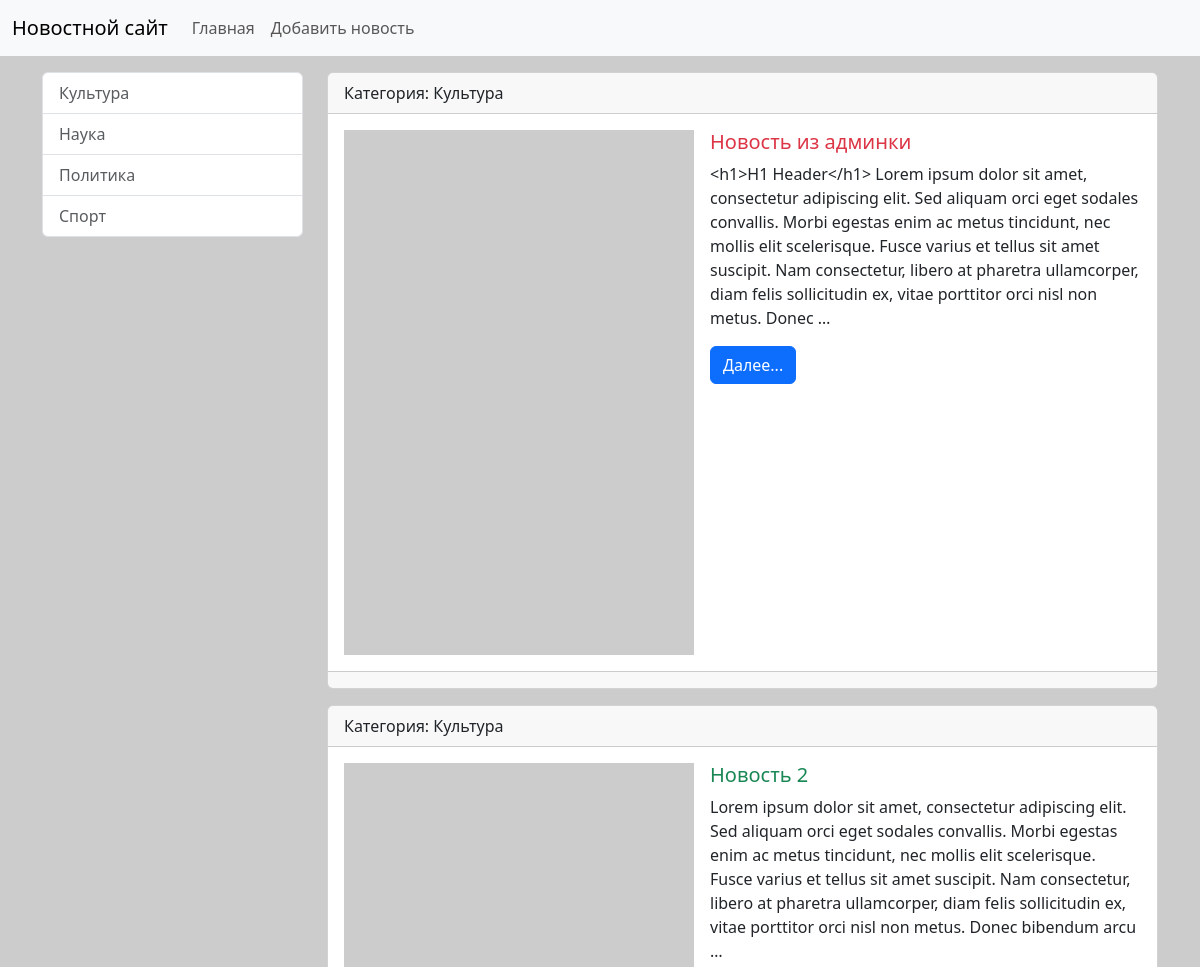
The app's page /category/1/ (upper part), older data.
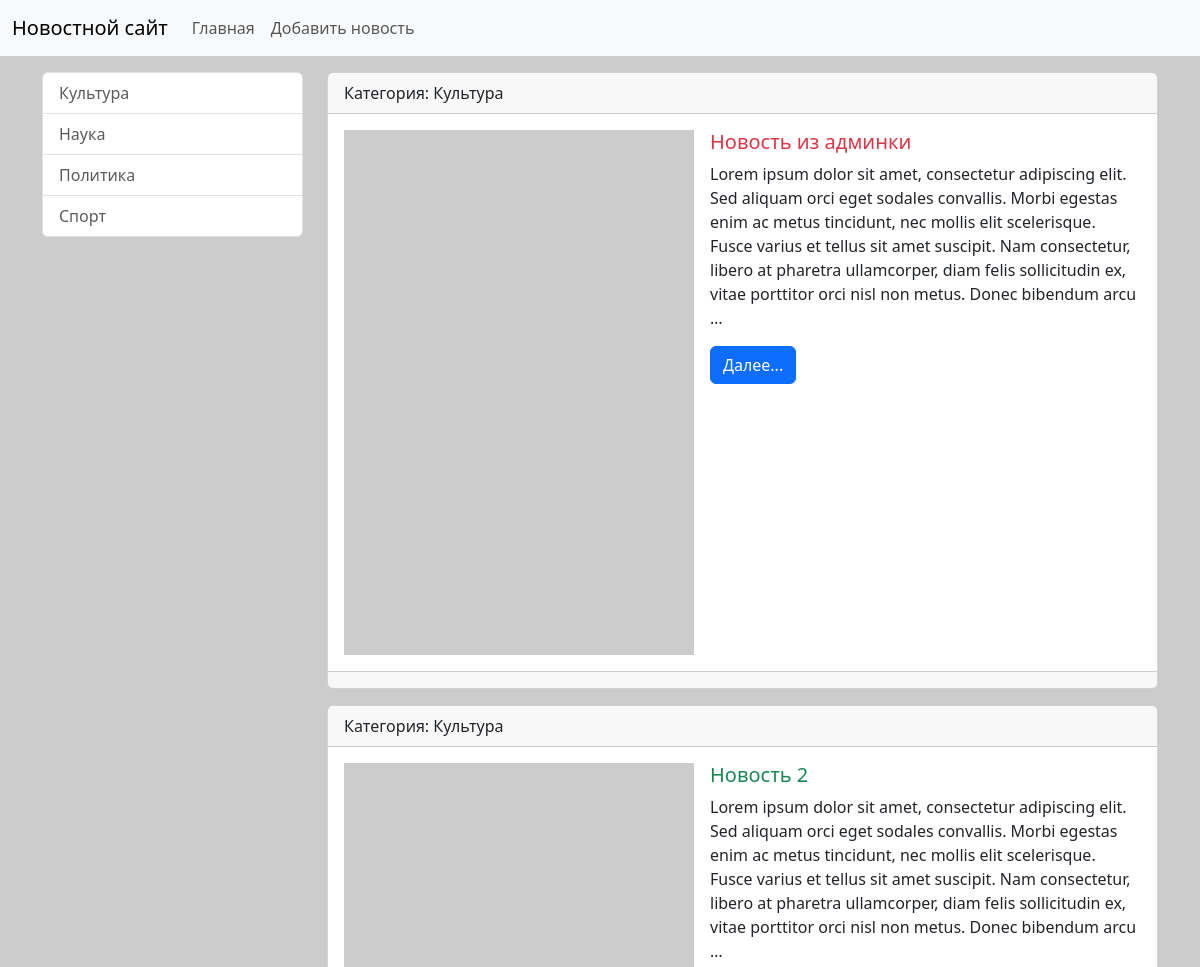
The same page, newer data.
### news/models.py (models this page shows, shortened)
class News(models.Model):
    title = models.CharField(max_length=150, verbose_name="Наименование")
    content = models.TextField(blank=True, verbose_name="Содержание")
    created_at = models.DateTimeField(auto_now_add=True, verbose_name="Дата создания")
    updated_at = models.DateTimeField(auto_now=True, verbose_name="Дата редактирования")
    photo = models.ImageField(upload_to='photos/%Y/%m/%d', verbose_name="Фото", blank=True)
    is_published = models.BooleanField(default=True, verbose_name="Опубликовано")
    category = models.ForeignKey('Category', on_delete=models.PROTECT, null=True, verbose_name = 'Категория') # Модель можно указать двумя способами: ссылкой на модель (но только в том случае, если эта модель объявлена раньше, перед указанием foreign key в другой модели) или указав имя модели - 'Category'. null=True поставлен из-за того, что category и связь с category были добавлены после того, как в БД уже были добавлены новости без категории.
    class Meta:
        verbose_name = 'Новость'    # Это правильный перевод или наименование единственного числа объекта модели, с которой мы работаем
        verbose_name_plural = 'Новости' # Это правильный перевод или наименование множественного числа объектов модели, с которой мы работаем
        ordering = ['-created_at'] # Это параметр сортировки объектов модели, с которой мы работаем ("-" означает, что в обратном порядке)
    def get_absolute_url(self):
        return reverse('view_news', kwargs={"news_id": self.pk})

class Category(models.Model):
    title = models.CharField(max_length=150, db_index=True, verbose_name = 'Наименование категории') # При наличии db_index поле индексируется и поиск полей в этой таблице / модели становится более быстрым
    def get_absolute_url(self): # Название этого метода должно быть именно таким, чтобы Django мог его распознать и использовать для получения URL-адреса объекта и это договорённость между разработчиками Django. Этот метод возвращает URL-адрес для конкретного объекта модели, который будет использовать. Также django автоматически ищет этот метод и если находит его, то в админ.панели автоматически появляется кнопка "смотреть на сайте", которая ведёт на соответствующую страницу на сайте. При другом названии метода кнопки не будет.
        return reverse('category', kwargs={"category_id": self.pk}) # Главное отличе этой фукнции от template tag в том, что она строит ссылку в python-файлах, а template tag - в html-шаблонах. Здесь мы используем имя маршрута 'category' и передаем параметр category_id, который равен первичному ключу (pk) текущего объекта категории. В результате функция reverse вернет URL-адрес для этой категории, который можно использовать в шаблонах или других частях приложения.
    class Meta:
        verbose_name = 'Категория'
        verbose_name_plural = 'Категории'
        ordering = ('title', )

### news/views.py (the view)
# urls.py: path('category/<int:category_id>/', get_category, name='category'),
def get_category(request, category_id):
    news = News.objects.filter(category_id=category_id)
    category = Category.objects.get(pk=category_id)
    return render(request, 'news/category.html', { 'news': news, 'category': category})

### news/templatetags/news_tags.py (called while the page is built)
@register.inclusion_tag('news/list_categories.html')
def show_categories():    # Можно передавать дополнительные параметры (def show_categories(arg1='Hello', arg2='World')
    categories = Category.objects.all()
    return {"categories": categories}   # При передачи доп. параметров в функцию return должен выглядеть с из возвратом, чтобы увидеть их значения return {"categories": categories, "arg1": arg1, "arg2": arg2}

### news/templates/news/category.html (shortened to what this page needs)
{% extends 'base.html' %}
{% block sidebar %}
{% include 'include/_sidebar.html' %}
{% endblock %}
{% block content %}
{% for item_news in news %}
<div class="card mb-3">
    <div class="card-header">
        Категория: {{ item_news.category.title }}
    </div>
    <div class="card-body">
        <div class="d-flex align-items-start" style="min-height: 300px;">
            {% if item_news.photo %}
                <img src="{{ item_news.photo.url }}" alt="" width="350" class="flex-shrink-0 me-3">
            {% else %}
                <img src="https://picsum.photos/seed/picsum/200/300" alt="" width="350" class="flex-shrink-0 me-3">
            {% endif %}
            <div class="flex-grow-1">
                <div class="media-body">
                    <h5 class="card-title {% cycle 'text-danger' 'text-success' %}">{{ item_news.title }}</h5>
                    <p class="card-text">{{ item_news.content|truncatewords:50 }}</p>
                    <a href="{{ item_news.get_absolute_url }}" class="btn btn-primary">Далее...</a>
                </div>
            </div>
        </div>
    </div>
    <div class="card-footer text-body-secondary">
    </div>
</div>
{% empty %}
    Больше новостей нет.
{% endfor %}
{% endblock  %}

Row changes from the older to the newer data that the page shows:
changed News "Новость из админки": content "<h1>H1 Header</h1> Lorem ipsum dolor sit amet, consectetur adipiscing elit. Sed aliquam orci eget sodales convallis. Morbi egestas enim ac metus tincidunt, nec mollis elit scelerisque. Fusce varius et tellus sit amet suscipit. Nam consectetur, libero at pharetra ullamcorper, diam felis sollicitudin ex, vitae porttitor orci nisl non metus. Donec …" → "Lorem ipsum dolor sit amet, consectetur adipiscing elit. Sed aliquam orci eget sodales convallis. Morbi egestas enim ac metus tincidunt, nec mollis elit scelerisque. Fusce varius et tellus sit amet suscipit. Nam consectetur, libero at pharetra ullamcorper, diam felis sollicitudin ex, vitae porttitor orci nisl non metus. Donec bibendum arcu …"
